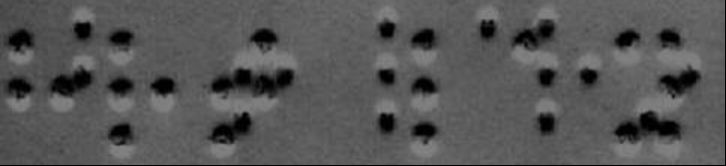
#> input picture image.png, 726 x 166 px
$ python binarizatsiya.py
#> lines starting #> are read from the running program, lines starting #| are printed output that depends on the picture; after the words box and inside, x2 and y2 are one past the last pixel; in counts of white or black regions, pixels touching at a corner belong together
import cv2
import numpy as np
import matplotlib.pyplot as plt

# Tasvirni yuklash (kontrasti oshirilgan Brayl tasvirini ishlatish tavsiya etiladi)
try:
    img_braille_preprocessed = cv2.imread('image.png', cv2.IMREAD_GRAYSCALE)
#> img_braille_preprocessed is the input picture: shape (166, 726); min 0, max 133, mean 85.8
    if img_braille_preprocessed is None:
        raise FileNotFoundError
except FileNotFoundError:
    print("Rasmni yuklashda xato! 'braille_sample_clahe.png' fayli topilmadi.")
    # Test uchun sun'iy, kontrastli va shovqinli tasvir yaratamiz
    img_braille_preprocessed = np.zeros((150, 250), dtype=np.uint8)
    # Brayl nuqtalari (oq fon ustida qora nuqtalar)
    img_braille_preprocessed[30:40, 30:40] = 50
    img_braille_preprocessed[30:40, 60:70] = 40
    img_braille_preprocessed[50:60, 30:40] = 60
    img_braille_preprocessed[50:60, 60:70] = 45
    img_braille_preprocessed[70:80, 45:55] = 30
    # Fonga oqroq tus beramiz
    img_braille_preprocessed = img_braille_preprocessed + 180
    img_braille_preprocessed = np.clip(img_braille_preprocessed, 0, 255).astype(np.uint8)
    # Tasvirni biroz silliqlaymiz (agar asl rasm juda shovqinli bo'lsa)
    img_braille_preprocessed = cv2.GaussianBlur(img_braille_preprocessed, (5,5), 0)
    print("Test uchun sun'iy, ishlov berilgan Brayl tasviri yaratildi.")


# 1. Global chegara qiymati (Otsu's Binarization)
# cv2.THRESH_BINARY: chegara qiymatidan yuqori piksellar max_val ga, qolganlari 0 ga.
# cv2.THRESH_OTSU: chegara qiymati Otsu usuli bilan avtomatik aniqlanadi.
ret, otsu_binary = cv2.threshold(img_braille_preprocessed, 0, 255, cv2.THRESH_BINARY + cv2.THRESH_OTSU)
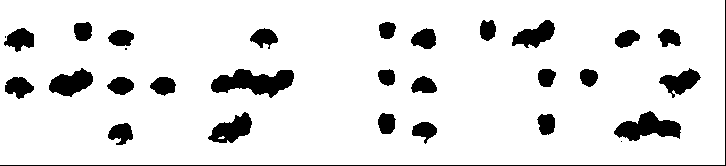
#> otsu_binary: shape (166, 726); 89.5% white; 30 black regions (3 under 20 px), largest, box (x1, y1, x2, y2) and area: (211, 69, 294, 98) 1430, (614, 111, 681, 141) 1119, (0, 0, 726, 166) 891
#> ret = 56
print(f"Otsu usuli bilan aniqlangan chegara qiymati: {ret}")
#| Otsu usuli bilan aniqlangan chegara qiymati: 56.0


# 2. Adaptiv chegara qiymati (Adaptive Gaussian Thresholding)
# cv2.ADAPTIVE_THRESH_GAUSSIAN_C: chegara qiymati atrofdagi piksellarning Gauss og'irlikli o'rtachasidan hisoblanadi.
# cv2.THRESH_BINARY: binarizatsiya turi.
# blockSize: Piksel atrofiga hisoblash uchun blok o'lchami (toq son bo'lishi kerak, masalan, 11, 15, 21).
#            Brayl nuqtalarining o'lchamidan biroz kattaroq bo'lishi kerak.
# C: O'rtacha qiymatdan ayiriladigan doimiy. Uni o'zgartirib optimal natijaga erishish mumkin.
adaptive_gaussian_binary = cv2.adaptiveThreshold(img_braille_preprocessed, 255,
                                                 cv2.ADAPTIVE_THRESH_GAUSSIAN_C,
                                                 cv2.THRESH_BINARY, 11, 2)
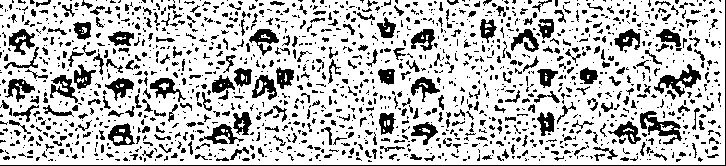
#> adaptive_gaussian_binary: shape (166, 726); 75.9% white; 1492 black regions (1146 under 20 px), largest, box (x1, y1, x2, y2) and area: (0, 0, 726, 166) 891, (640, 111, 682, 145) 534, (654, 64, 701, 97) 531


# Natijalarni ko'rsatish
plt.figure(figsize=(15, 6))

plt.subplot(1, 3, 1)
plt.imshow(img_braille_preprocessed, cmap='gray')
plt.title('Ishlov berilgan Asl Tasvir')
plt.axis('off')

plt.subplot(1, 3, 2)
plt.imshow(otsu_binary, cmap='gray')
plt.title(f'Otsu Binarizatsiya (T={ret:.2f})')
plt.axis('off')

plt.subplot(1, 3, 3)
plt.imshow(adaptive_gaussian_binary, cmap='gray')
plt.title('Adaptiv Gauss Binarizatsiya')
plt.axis('off')

plt.tight_layout()
plt.show()
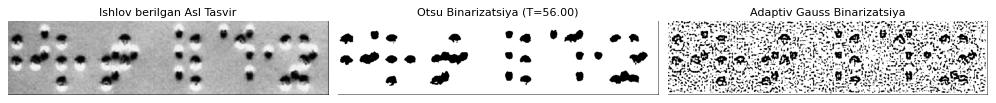
#> figure drawn by matplotlib, 3 panels

# Kichik amaliy mashq:
# Adaptiv Gauss binarizatsiyasidagi `blockSize` va `C` parametrlarini o'zgartirib, natijalar qanday o'zgarishini kuzating.
# Brayl nuqtalari aniq ajralib chiqishi va fon imkon qadar toza bo'lishi uchun bu parametrlarni optimallashtiring.
